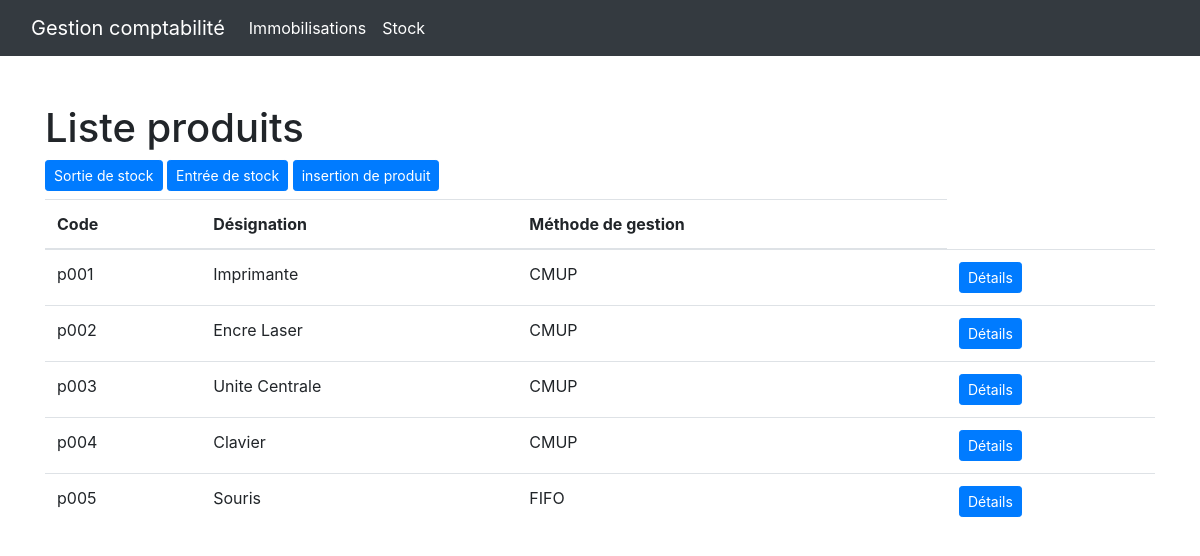
/index.php/inv, run on the app's committed database.
### tables this page shows
create table products (
    id int primary key auto_increment,
    code varchar(255),
    name varchar(100),
    inventory_method varchar(4) CHECK (inventory_method IN ('CMUP', 'FIFO', 'LIFO')),
    unique(code)
);

### application/views/template/content.php (called while the page is built)
<?php $this->load->view("template/header.php"); ?>
<?php $this->load->view($content); ?>
<?php $this->load->view("template/footer.php"); ?>

### application/controllers/Inv.php (called while the page is built, shortened)
<?php
class Inv extends Base_Controller
{
    public function __construct()
    {
        $this->load->model("inventories/product_model");
        $this->load->model("inventories/Inventory_model", "invv_model");
        $this->load->model("inventories/InventoryInfo_model", "inv_info");
    }
    public function index() {
        $data = array();
        $data["content"] = "inventories/index";
        $data["products"] = $this->product_model->getAllProducts();
        $this->load->view($this->template, $data);
    }
}

### index.php (called while the page is built, shortened)
<?php
require_once BASEPATH.'core/CodeIgniter.php';

### application/helpers/utility_helper.php (called while the page is built, shortened)
<?php
function asset_url() {
    return base_url() . "assets/";
}

### application/models/inventories/Product_model.php (called while the page is built, shortened)
<?php
class Product_model extends Base_Model
{
    public function getAllProducts()
    {
        $sql = "select * from products";
        $query = $this->db->query($sql);
        $result = array();
        foreach ($query->result_array() as $row) {
            $newObject = arrayToObject($row, $this);
            $result[] = $newObject;
        }
        return $result;
    }
}

### application/views/inventories/index.php (the view)
<div class="container">
    <div class="row">
        <div class="col-md-12">
            <h1>Liste produits</h1>
            <div class="my-2">
                    <a class="btn btn-primary btn-sm" href="<?php echo base_url("inv/outPage"); ?>">Sortie de stock</a>
                    <a class="btn btn-primary btn-sm" href="<?php echo base_url("inv/inPage"); ?>">Entrée de stock</a>
                        <a class="btn btn-primary btn-sm"  href="<?php echo base_url("inv/inPage"); ?>">insertion de produit</a>
            </div>
            <table class="table">
                <thead>
                    <tr>
                        <th scope="col">Code</th>
                        <th scope="col">Désignation</th>
                        <th scope="col">Méthode de gestion</th>
                    </tr>
                </thead>
                <tbody>
                    <?php foreach($products as $product) { ?>
                    <tr>
                        <td scope="row"><?php echo $product->code; ?></td>
                        <td scope="row"><?php echo $product->name; ?></td>
                        <td scope="row"><?php echo $product->inventory_method; ?></td>
                        <td scope="row">
                            <a href="<?php echo base_url("inv/infos/$product->id"); ?>" class="btn btn-primary btn-sm">Détails</a>
                        </td>
                    </tr>
                    <?php } ?>
                </tbody>
            </table>
        </div>
    </div>
</div>

### application/views/template/header.php (shortened to what this page needs)
<!DOCTYPE html>
<html lang="en">
<head>
    <link rel="stylesheet" href="<?php echo asset_url() . "bootstrap/css/bootstrap/bootstrap.min.css"; ?>">
</head>
<body>
    <nav class="navbar navbar-expand-lg navbar-dark bg-dark mb-5">
        <div class="container-fluid">
            <a class="navbar-brand" href="#">Gestion comptabilité</a>
            <div class="collapse navbar-collapse" id="navbarSupportedContent">
                <ul class="navbar-nav me-auto mb-2 mb-lg-0">
                    <li class="nav-item">
                        <a class="nav-link active" aria-current="page" href="<?php echo base_url("immo"); ?>">Immobilisations</a>
                    </li>
                    <li class="nav-item">
                        <a class="nav-link active" aria-current="page" href="<?php echo base_url("inv/"); ?>">Stock</a>
                    </li>
                </ul>
            </div>
        </div>
    </nav>

### data on the page
products: code "p001", name "Imprimante", inventory_method "CMUP"
products: code "p002", name "Encre Laser", inventory_method "CMUP"
products: code "p003", name "Unite Centrale", inventory_method "CMUP"
products: code "p004", name "Clavier", inventory_method "CMUP"
products: code "p005", name "Souris", inventory_method "FIFO"
